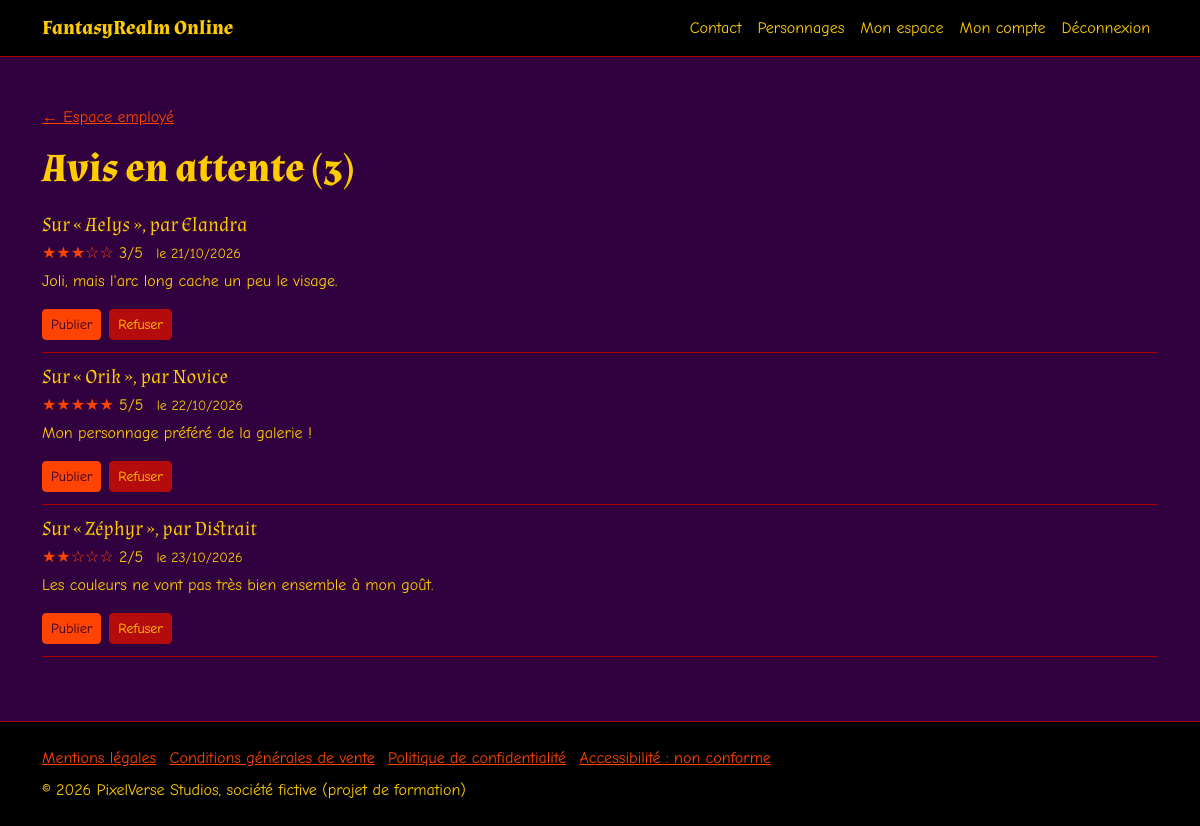
/employe/avis (signed in), run on the app's committed database.
### tables this page shows
CREATE TABLE commentaire (
    id_commentaire INT NOT NULL AUTO_INCREMENT,
    note INT NOT NULL,
     
    commentaire TEXT NOT NULL,
    date_commentaire DATE NOT NULL,
     
    statut VARCHAR(50) NOT NULL DEFAULT 'en_attente',
     
    id_personnage INT NOT NULL,
     
    id_utilisateur INT NULL,
     
    pseudo_auteur VARCHAR(50) NOT NULL,
    PRIMARY KEY (id_commentaire),
    CONSTRAINT chk_commentaire_note CHECK (note BETWEEN 1 AND 5),
    CONSTRAINT chk_commentaire_statut CHECK (statut IN ('en_attente', 'valide')),
     
    CONSTRAINT uq_commentaire_personnage_auteur UNIQUE (id_personnage, id_utilisateur),
     
    CONSTRAINT fk_commentaire_personnage FOREIGN KEY (id_personnage)
        REFERENCES personnage (id_personnage) ON DELETE CASCADE,
     
     
    CONSTRAINT fk_commentaire_utilisateur FOREIGN KEY (id_utilisateur)
        REFERENCES utilisateur (id_utilisateur) ON DELETE SET NULL
);

CREATE TABLE personnage (
    id_personnage INT NOT NULL AUTO_INCREMENT,
    nom VARCHAR(50) NOT NULL,
    genre VARCHAR(50) NOT NULL,
    couleur_peau VARCHAR(50) NOT NULL,
    couleur_yeux VARCHAR(50) NOT NULL,
    couleur_cheveux VARCHAR(50) NOT NULL,
    forme_yeux VARCHAR(50) NOT NULL,
    forme_nez VARCHAR(50) NOT NULL,
    forme_bouche VARCHAR(50) NOT NULL,
     
    coupe_cheveux VARCHAR(50) NOT NULL,
     
    partage BOOLEAN NOT NULL DEFAULT FALSE,
     
    autorise BOOLEAN NOT NULL DEFAULT FALSE,
     
    date_creation DATETIME NOT NULL DEFAULT CURRENT_TIMESTAMP,
    id_utilisateur INT NOT NULL,
    PRIMARY KEY (id_personnage),
     
    CONSTRAINT uq_personnage_nom UNIQUE (nom),
     
    CONSTRAINT fk_personnage_utilisateur FOREIGN KEY (id_utilisateur)
        REFERENCES utilisateur (id_utilisateur) ON DELETE CASCADE
);

### app/Controllers/Controller.php (called while the page is built, shortened)
<?php
class Controller
{
    protected function afficher(string $vue, string $titre, array $donnees = []): void
    {
        require __DIR__ . '/../Views/layout.php';
    }
}

### app/Controllers/EmployeController.php (called while the page is built, shortened)
<?php
class EmployeController extends Controller
{
    public function avis(): void
    {
        $modele = new Commentaire();
        $this->afficher('employe-avis', 'Avis (employé)', ['enAttente' => $modele->listerEnAttente()]);
    }
}

### app/Core/Router.php (called while the page is built, shortened)
<?php
class Router
{
    private array $routes;
    public function __construct(array $routes)
    {
        $this->routes = $routes;
    }
    public function traiterRequete(): void
    {
        $cle = $this->construireCle();
        $nomMethode = $this->routes[$cle][1];
        $controleur = new $nomClasse();
        $controleur->$nomMethode();
    }
    private function construireCle(): string
    {
        $methode = $_SERVER['REQUEST_METHOD'];
        $chemin = parse_url($_SERVER['REQUEST_URI'], PHP_URL_PATH);
        return $methode . ' ' . $chemin;
    }
}

### public/index.php (called while the page is built, shortened)
<?php
$modeDeveloppement = isset($_ENV['APP_ENV']) && $_ENV['APP_ENV'] === 'dev';
try {
    $routes = require __DIR__ . '/../config/routes.php';
    $routeur = new App\Core\Router($routes);
    $routeur->traiterRequete();
} catch (Throwable $e) {
    if ($modeDeveloppement) {
        throw $e;
    }
    error_log(get_class($e) . ' : ' . $e->getMessage() . ' (' . $e->getFile() . ':' . $e->getLine() . ')');
    ob_clean();
    http_response_code(500);
    require __DIR__ . '/../app/Views/erreur-serveur.php';
}

### app/Core/Database.php (called while the page is built, shortened)
<?php
class Database
{
    private static ?PDO $connexion = null;
    public static function connexion(): PDO
    {
        if (self::$connexion === null) {
            $dsn = 'mysql:host=' . $_ENV['DB_HOST'] . ';dbname=' . $_ENV['DB_NAME'] . ';charset=utf8mb4';
            self::$connexion = new PDO($dsn, $_ENV['DB_USER'], $_ENV['DB_PASSWORD'], [
                PDO::ATTR_ERRMODE => PDO::ERRMODE_EXCEPTION,
                PDO::ATTR_DEFAULT_FETCH_MODE => PDO::FETCH_ASSOC,
                PDO::ATTR_EMULATE_PREPARES => false,
            ]);
        }
        return self::$connexion;
    }
}

### app/Models/Commentaire.php (called while the page is built, shortened)
<?php
class Commentaire
{
    public function listerEnAttente(): array
    {
        $requete = Database::connexion()->query(
            "SELECT c.id_commentaire, c.note, c.commentaire, c.date_commentaire, c.pseudo_auteur,
                    p.id_personnage, p.nom AS nom_personnage
             FROM commentaire c
             JOIN personnage p ON p.id_personnage = c.id_personnage
             WHERE c.statut = 'en_attente'
             ORDER BY c.date_commentaire, c.id_commentaire"
        );
        return $requete->fetchAll();
    }
}

### app/Views/pages/employe-avis.php (the view, shortened to what this page needs)
<?php
$nombre = count($donnees['enAttente']);
?>
<div class="container py-5">
    <p><a href="/espace-employe">← Espace employé</a></p>
    <h1>Avis en attente (<?= $nombre ?>)</h1>
    <?php if ($nombre === 0): ?>
        <p>Aucun avis à valider.</p>
    <?php else: ?>
        <ul class="list-unstyled liste-avis">
            <?php foreach ($donnees['enAttente'] as $avis): ?>
                <?php
                $description = htmlspecialchars('l\'avis de ' . $avis['pseudo_auteur'] . ' sur ' . $avis['nom_personnage']);
                ?>
                <li class="avis">
                    <h2 class="h5 mb-1">
                        Sur « <?= htmlspecialchars($avis['nom_personnage']) ?> »,
                        par <?= htmlspecialchars($avis['pseudo_auteur']) ?>
                    </h2>
                    <p class="mb-1">
                        <span class="note-etoiles" aria-hidden="true"><?= str_repeat('★', (int) $avis['note']) . str_repeat('☆', 5 - (int) $avis['note']) ?></span>
                        <span class="visually-hidden">Note :</span> <?= (int) $avis['note'] ?>/5
                        <span class="small ms-2">le <?= htmlspecialchars(date('d/m/Y', strtotime($avis['date_commentaire']))) ?></span>
                    </p>
                    <p><?= nl2br(htmlspecialchars($avis['commentaire'])) ?></p>
                    <div class="d-flex flex-wrap gap-2">
                        <form method="post" action="/employe/avis/valider">
                            <button type="submit" class="btn btn-sm btn-primary">Publier<span class="visually-hidden"> <?= $description ?></span></button>
                        </form>
                        <form method="post" action="/employe/avis/refuser"
                              data-confirmation="Refuser cet avis ? Il sera supprimé définitivement.">
                            <button type="submit" class="btn btn-sm btn-outline-danger">Refuser<span class="visually-hidden"> <?= $description ?></span></button>
                        </form>
                    </div>
                </li>
            <?php endforeach; ?>
        </ul>
    <?php endif; ?>
</div>

### public/css/style.css (style rules this page uses)
:root { --couleur-fond: #30013e; --couleur-surface: #000000; --couleur-texte: #ffcc00; --couleur-bordure: #aa0000; --couleur-champ-fond: #000000; --couleur-bordure-champ: #ff4300; --couleur-primaire: #ff4300; --couleur-sur-primaire: #30013e; --couleur-secondaire: #aa0000; --couleur-sur-secondaire: #ffcc00; --couleur-focus: #ffcc00; --couleur-erreur: #b40c0c; --couleur-sur-erreur: #ffcc00; --couleur-succes: #66ff07; --couleur-avertissement: #18bdd0; --couleur-sur-etat: #000000; --couleur-avatar-fond: #ffcc00; --couleur-avatar-defaut: #9e9e9e; --couleur-lien-rgb: 255, 67, 0; --couleur-lien-survol-rgb: 255, 204, 0; --police-texte: "Comic Sans MS", "Comic Neue", "Comic Sans", "Chalkboard SE", cursive; --police-titre: "Almendra", Georgia, serif; }
:root { --bs-body-bg: var(--couleur-fond); --bs-body-color: var(--couleur-texte); --bs-body-font-family: var(--police-texte); --bs-emphasis-color: var(--couleur-texte); --bs-secondary-color: var(--couleur-texte); --bs-secondary-bg: var(--couleur-surface); --bs-border-color: var(--couleur-bordure); --bs-link-color-rgb: var(--couleur-lien-rgb); --bs-link-hover-color-rgb: var(--couleur-lien-survol-rgb); --bs-link-color: rgb(var(--couleur-lien-rgb)); --bs-link-hover-color: rgb(var(--couleur-lien-survol-rgb)); --bs-form-invalid-color: var(--couleur-sur-erreur); --bs-form-invalid-border-color: var(--couleur-sur-erreur); }
h1, h2, h3 { font-family: var(--police-titre); font-weight: 700; }
.btn-primary { --bs-btn-color: var(--couleur-sur-primaire); --bs-btn-bg: var(--couleur-primaire); --bs-btn-border-color: var(--couleur-primaire); --bs-btn-hover-color: var(--couleur-sur-secondaire); --bs-btn-hover-bg: var(--couleur-secondaire); --bs-btn-hover-border-color: var(--couleur-secondaire); --bs-btn-active-color: var(--couleur-sur-secondaire); --bs-btn-active-bg: var(--couleur-secondaire); --bs-btn-active-border-color: var(--couleur-secondaire); }
.btn-danger, .btn-outline-danger { --bs-btn-color: var(--couleur-sur-erreur); --bs-btn-bg: var(--couleur-erreur); --bs-btn-border-color: var(--couleur-erreur); --bs-btn-hover-color: var(--couleur-erreur); --bs-btn-hover-bg: var(--couleur-sur-erreur); --bs-btn-hover-border-color: var(--couleur-sur-erreur); --bs-btn-active-color: var(--couleur-erreur); --bs-btn-active-bg: var(--couleur-sur-erreur); --bs-btn-active-border-color: var(--couleur-sur-erreur); }
.liste-avis .avis { padding: 0.75rem 0; border-bottom: 1px solid var(--couleur-bordure); }
.note-etoiles { color: var(--couleur-primaire); }

### data on the page
commentaire: id_personnage.nom "Aelys", pseudo_auteur "Elandra", note "★★★", note "☆☆", note "3", date_commentaire "21/10/2026", commentaire "Joli, mais l'arc long cache un peu le visage."
commentaire: id_personnage.nom "Orik", pseudo_auteur "Novice", note "★★★★★", note "5", date_commentaire "22/10/2026", commentaire "Mon personnage préféré de la galerie !"
commentaire: id_personnage.nom "Zéphyr", pseudo_auteur "Distrait", note "★★", note "☆☆☆", note "2", date_commentaire "23/10/2026", commentaire "Les couleurs ne vont pas très bien ensemble à mon goût."

### other printed values
$texte "Contact"
$texte "Personnages"
$texte "Mon espace"
$texte "Mon compte"
$nombre "3"
$texte "Mentions légales"
$texte "Conditions générales de vente"
$texte "Politique de confidentialité"
$texte "Accessibilité : non conforme"
